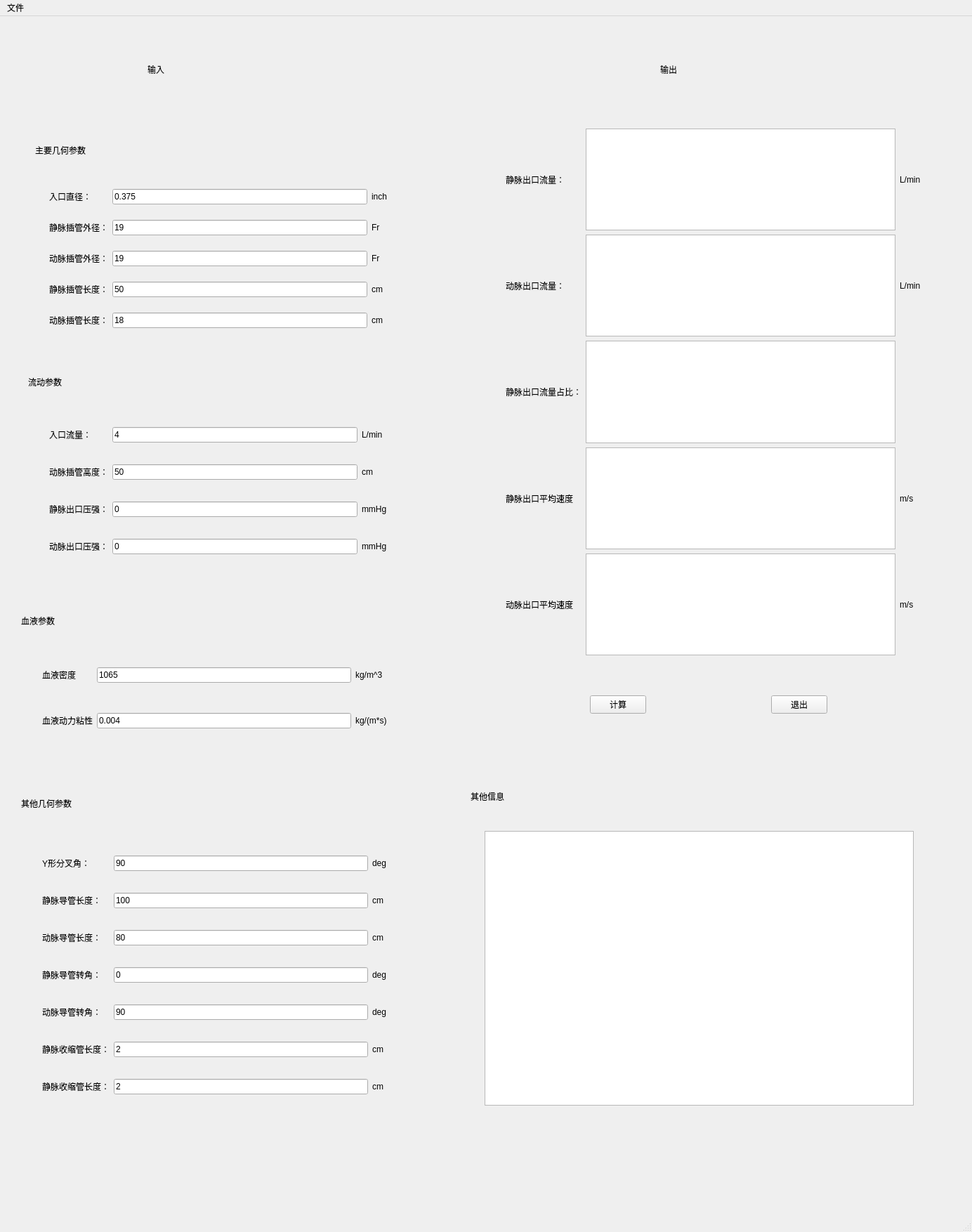
<?xml version="1.0" encoding="UTF-8"?>
<ui version="4.0">
 <class>MainWindow</class>
 <widget class="QMainWindow" name="MainWindow">
  <property name="geometry">
   <rect>
    <x>0</x>
    <y>0</y>
    <width>1384</width>
    <height>1754</height>
   </rect>
  </property>
  <property name="windowTitle">
   <string>MainWindow</string>
  </property>
  <widget class="QWidget" name="centralwidget">
   <widget class="QWidget" name="gridLayoutWidget">
    <property name="geometry">
     <rect>
      <x>70</x>
      <y>230</y>
      <width>481</width>
      <height>231</height>
     </rect>
    </property>
    <layout class="QGridLayout" name="gridLayout">
     <item row="0" column="0">
      <widget class="QLabel" name="label">
       <property name="text">
        <string>入口直径：</string>
       </property>
      </widget>
     </item>
     <item row="0" column="1">
      <widget class="QLineEdit" name="lineEdit">
       <property name="text">
        <string>0.375</string>
       </property>
      </widget>
     </item>
     <item row="0" column="2">
      <widget class="QLabel" name="label_9">
       <property name="text">
        <string>inch</string>
       </property>
      </widget>
     </item>
     <item row="5" column="0">
      <widget class="QLabel" name="label_15">
       <property name="text">
        <string>动脉插管长度：</string>
       </property>
      </widget>
     </item>
     <item row="3" column="2">
      <widget class="QLabel" name="label_13">
       <property name="text">
        <string>Fr</string>
       </property>
      </widget>
     </item>
     <item row="4" column="0">
      <widget class="QLabel" name="label_14">
       <property name="text">
        <string>静脉插管长度：</string>
       </property>
      </widget>
     </item>
     <item row="1" column="1">
      <widget class="QLineEdit" name="lineEdit_2">
       <property name="text">
        <string>19</string>
       </property>
      </widget>
     </item>
     <item row="3" column="0">
      <widget class="QLabel" name="label_12">
       <property name="text">
        <string>动脉插管外径：</string>
       </property>
      </widget>
     </item>
     <item row="1" column="0">
      <widget class="QLabel" name="label_10">
       <property name="text">
        <string>静脉插管外径：</string>
       </property>
      </widget>
     </item>
     <item row="1" column="2">
      <widget class="QLabel" name="label_11">
       <property name="text">
        <string>Fr</string>
       </property>
      </widget>
     </item>
     <item row="3" column="1">
      <widget class="QLineEdit" name="lineEdit_3">
       <property name="text">
        <string>19</string>
       </property>
      </widget>
     </item>
     <item row="4" column="1">
      <widget class="QLineEdit" name="lineEdit_4">
       <property name="text">
        <string>50</string>
       </property>
      </widget>
     </item>
     <item row="5" column="1">
      <widget class="QLineEdit" name="lineEdit_5">
       <property name="text">
        <string>18</string>
       </property>
      </widget>
     </item>
     <item row="4" column="2">
      <widget class="QLabel" name="label_16">
       <property name="text">
        <string>cm</string>
       </property>
      </widget>
     </item>
     <item row="5" column="2">
      <widget class="QLabel" name="label_17">
       <property name="text">
        <string>cm</string>
       </property>
      </widget>
     </item>
    </layout>
   </widget>
   <widget class="QLabel" name="label_2">
    <property name="geometry">
     <rect>
      <x>210</x>
      <y>30</y>
      <width>181</width>
      <height>91</height>
     </rect>
    </property>
    <property name="styleSheet">
     <string notr="true">font: 26pt &quot;楷体&quot;;</string>
    </property>
    <property name="text">
     <string>输入</string>
    </property>
   </widget>
   <widget class="QLabel" name="label_3">
    <property name="geometry">
     <rect>
      <x>940</x>
      <y>30</y>
      <width>181</width>
      <height>91</height>
     </rect>
    </property>
    <property name="styleSheet">
     <string notr="true">font: 26pt &quot;楷体&quot;;</string>
    </property>
    <property name="text">
     <string>输出</string>
    </property>
   </widget>
   <widget class="QLabel" name="label_4">
    <property name="geometry">
     <rect>
      <x>50</x>
      <y>150</y>
      <width>321</width>
      <height>81</height>
     </rect>
    </property>
    <property name="styleSheet">
     <string notr="true">font: 18pt &quot;Adobe Devanagari&quot;;</string>
    </property>
    <property name="text">
     <string>主要几何参数</string>
    </property>
   </widget>
   <widget class="QLabel" name="label_5">
    <property name="geometry">
     <rect>
      <x>40</x>
      <y>480</y>
      <width>321</width>
      <height>81</height>
     </rect>
    </property>
    <property name="styleSheet">
     <string notr="true">font: 18pt &quot;Adobe Devanagari&quot;;</string>
    </property>
    <property name="text">
     <string>流动参数</string>
    </property>
   </widget>
   <widget class="QLabel" name="label_6">
    <property name="geometry">
     <rect>
      <x>30</x>
      <y>820</y>
      <width>321</width>
      <height>81</height>
     </rect>
    </property>
    <property name="styleSheet">
     <string notr="true">font: 18pt &quot;Adobe Devanagari&quot;;</string>
    </property>
    <property name="text">
     <string>血液参数</string>
    </property>
   </widget>
   <widget class="QLabel" name="label_7">
    <property name="geometry">
     <rect>
      <x>30</x>
      <y>1080</y>
      <width>321</width>
      <height>81</height>
     </rect>
    </property>
    <property name="styleSheet">
     <string notr="true">font: 18pt &quot;Adobe Devanagari&quot;;</string>
    </property>
    <property name="text">
     <string>其他几何参数</string>
    </property>
   </widget>
   <widget class="QWidget" name="gridLayoutWidget_2">
    <property name="geometry">
     <rect>
      <x>70</x>
      <y>560</y>
      <width>481</width>
      <height>231</height>
     </rect>
    </property>
    <layout class="QGridLayout" name="gridLayout_2">
     <item row="4" column="1">
      <widget class="QLineEdit" name="lineEdit_9">
       <property name="text">
        <string>0</string>
       </property>
      </widget>
     </item>
     <item row="4" column="2">
      <widget class="QLabel" name="label_26">
       <property name="text">
        <string>mmHg</string>
       </property>
      </widget>
     </item>
     <item row="1" column="1">
      <widget class="QLineEdit" name="lineEdit_7">
       <property name="text">
        <string>50</string>
       </property>
      </widget>
     </item>
     <item row="1" column="0">
      <widget class="QLabel" name="label_24">
       <property name="text">
        <string>动脉插管高度：</string>
       </property>
      </widget>
     </item>
     <item row="0" column="1">
      <widget class="QLineEdit" name="lineEdit_6">
       <property name="text">
        <string>4</string>
       </property>
      </widget>
     </item>
     <item row="0" column="0">
      <widget class="QLabel" name="label_18">
       <property name="text">
        <string>入口流量：</string>
       </property>
      </widget>
     </item>
     <item row="3" column="0">
      <widget class="QLabel" name="label_23">
       <property name="text">
        <string>静脉出口压强：</string>
       </property>
      </widget>
     </item>
     <item row="1" column="2">
      <widget class="QLabel" name="label_25">
       <property name="text">
        <string>cm</string>
       </property>
      </widget>
     </item>
     <item row="4" column="0">
      <widget class="QLabel" name="label_22">
       <property name="text">
        <string>动脉出口压强：</string>
       </property>
      </widget>
     </item>
     <item row="0" column="2">
      <widget class="QLabel" name="label_19">
       <property name="text">
        <string>L/min</string>
       </property>
      </widget>
     </item>
     <item row="3" column="1">
      <widget class="QLineEdit" name="lineEdit_8">
       <property name="text">
        <string>0</string>
       </property>
      </widget>
     </item>
     <item row="3" column="2">
      <widget class="QLabel" name="label_21">
       <property name="text">
        <string>mmHg</string>
       </property>
      </widget>
     </item>
    </layout>
   </widget>
   <widget class="QWidget" name="gridLayoutWidget_3">
    <property name="geometry">
     <rect>
      <x>60</x>
      <y>890</y>
      <width>491</width>
      <height>161</height>
     </rect>
    </property>
    <layout class="QGridLayout" name="gridLayout_3">
     <item row="1" column="2">
      <widget class="QLabel" name="label_30">
       <property name="text">
        <string>kg/(m*s)</string>
       </property>
      </widget>
     </item>
     <item row="0" column="1">
      <widget class="QLineEdit" name="lineEdit_10">
       <property name="text">
        <string>1065</string>
       </property>
      </widget>
     </item>
     <item row="1" column="1">
      <widget class="QLineEdit" name="lineEdit_11">
       <property name="text">
        <string>0.004</string>
       </property>
      </widget>
     </item>
     <item row="1" column="0">
      <widget class="QLabel" name="label_28">
       <property name="text">
        <string>血液动力粘性</string>
       </property>
      </widget>
     </item>
     <item row="0" column="0">
      <widget class="QLabel" name="label_20">
       <property name="text">
        <string>血液密度</string>
       </property>
      </widget>
     </item>
     <item row="0" column="2">
      <widget class="QLabel" name="label_32">
       <property name="text">
        <string>kg/m^3</string>
       </property>
      </widget>
     </item>
    </layout>
   </widget>
   <widget class="QWidget" name="gridLayoutWidget_4">
    <property name="geometry">
     <rect>
      <x>60</x>
      <y>1170</y>
      <width>491</width>
      <height>391</height>
     </rect>
    </property>
    <layout class="QGridLayout" name="gridLayout_4">
     <item row="6" column="0">
      <widget class="QLabel" name="label_8">
       <property name="text">
        <string>静脉收缩管长度：</string>
       </property>
      </widget>
     </item>
     <item row="6" column="2">
      <widget class="QLabel" name="label_40">
       <property name="text">
        <string>cm</string>
       </property>
      </widget>
     </item>
     <item row="6" column="1">
      <widget class="QLineEdit" name="lineEdit_17">
       <property name="text">
        <string>2</string>
       </property>
      </widget>
     </item>
     <item row="0" column="0">
      <widget class="QLabel" name="label_27">
       <property name="text">
        <string>Y形分叉角：</string>
       </property>
      </widget>
     </item>
     <item row="0" column="1">
      <widget class="QLineEdit" name="lineEdit_12">
       <property name="text">
        <string>90</string>
       </property>
      </widget>
     </item>
     <item row="0" column="2">
      <widget class="QLabel" name="label_29">
       <property name="text">
        <string>deg</string>
       </property>
      </widget>
     </item>
     <item row="5" column="0">
      <widget class="QLabel" name="label_31">
       <property name="text">
        <string>动脉导管转角：</string>
       </property>
      </widget>
     </item>
     <item row="3" column="2">
      <widget class="QLabel" name="label_33">
       <property name="text">
        <string>cm</string>
       </property>
      </widget>
     </item>
     <item row="4" column="0">
      <widget class="QLabel" name="label_34">
       <property name="text">
        <string>静脉导管转角：</string>
       </property>
      </widget>
     </item>
     <item row="1" column="1">
      <widget class="QLineEdit" name="lineEdit_13">
       <property name="text">
        <string>100</string>
       </property>
      </widget>
     </item>
     <item row="5" column="2">
      <widget class="QLabel" name="label_39">
       <property name="text">
        <string>deg</string>
       </property>
      </widget>
     </item>
     <item row="3" column="0">
      <widget class="QLabel" name="label_35">
       <property name="text">
        <string>动脉导管长度：</string>
       </property>
      </widget>
     </item>
     <item row="1" column="0">
      <widget class="QLabel" name="label_36">
       <property name="text">
        <string>静脉导管长度：</string>
       </property>
      </widget>
     </item>
     <item row="1" column="2">
      <widget class="QLabel" name="label_37">
       <property name="text">
        <string>cm</string>
       </property>
      </widget>
     </item>
     <item row="4" column="1">
      <widget class="QLineEdit" name="lineEdit_15">
       <property name="text">
        <string>0</string>
       </property>
      </widget>
     </item>
     <item row="4" column="2">
      <widget class="QLabel" name="label_38">
       <property name="text">
        <string>deg</string>
       </property>
      </widget>
     </item>
     <item row="5" column="1">
      <widget class="QLineEdit" name="lineEdit_16">
       <property name="text">
        <string>90</string>
       </property>
      </widget>
     </item>
     <item row="3" column="1">
      <widget class="QLineEdit" name="lineEdit_14">
       <property name="text">
        <string>80</string>
       </property>
      </widget>
     </item>
     <item row="7" column="0">
      <widget class="QLabel" name="label_41">
       <property name="text">
        <string>静脉收缩管长度：</string>
       </property>
      </widget>
     </item>
     <item row="7" column="1">
      <widget class="QLineEdit" name="lineEdit_18">
       <property name="text">
        <string>2</string>
       </property>
      </widget>
     </item>
     <item row="7" column="2">
      <widget class="QLabel" name="label_42">
       <property name="text">
        <string>cm</string>
       </property>
      </widget>
     </item>
    </layout>
   </widget>
   <widget class="QWidget" name="gridLayoutWidget_5">
    <property name="geometry">
     <rect>
      <x>720</x>
      <y>160</y>
      <width>591</width>
      <height>750</height>
     </rect>
    </property>
    <layout class="QGridLayout" name="gridLayout_5">
     <item row="2" column="1">
      <widget class="QTextBrowser" name="textBrowser_3"/>
     </item>
     <item row="0" column="0">
      <widget class="QLabel" name="label_43">
       <property name="text">
        <string>静脉出口流量：</string>
       </property>
      </widget>
     </item>
     <item row="1" column="2">
      <widget class="QLabel" name="label_46">
       <property name="text">
        <string>L/min</string>
       </property>
      </widget>
     </item>
     <item row="0" column="1">
      <widget class="QTextBrowser" name="textBrowser"/>
     </item>
     <item row="0" column="2">
      <widget class="QLabel" name="label_44">
       <property name="text">
        <string>L/min</string>
       </property>
      </widget>
     </item>
     <item row="1" column="0">
      <widget class="QLabel" name="label_45">
       <property name="text">
        <string>动脉出口流量：</string>
       </property>
      </widget>
     </item>
     <item row="2" column="0">
      <widget class="QLabel" name="label_47">
       <property name="text">
        <string>静脉出口流量占比：</string>
       </property>
      </widget>
     </item>
     <item row="1" column="1">
      <widget class="QTextBrowser" name="textBrowser_2"/>
     </item>
     <item row="3" column="1">
      <widget class="QTextBrowser" name="textBrowser_5"/>
     </item>
     <item row="3" column="2">
      <widget class="QLabel" name="label_50">
       <property name="text">
        <string>m/s</string>
       </property>
      </widget>
     </item>
     <item row="3" column="0">
      <widget class="QLabel" name="label_49">
       <property name="text">
        <string>静脉出口平均速度</string>
       </property>
      </widget>
     </item>
     <item row="4" column="0">
      <widget class="QLabel" name="label_51">
       <property name="text">
        <string>动脉出口平均速度</string>
       </property>
      </widget>
     </item>
     <item row="4" column="1">
      <widget class="QTextBrowser" name="textBrowser_6"/>
     </item>
     <item row="4" column="2">
      <widget class="QLabel" name="label_52">
       <property name="text">
        <string>m/s</string>
       </property>
      </widget>
     </item>
    </layout>
   </widget>
   <widget class="QLabel" name="label_48">
    <property name="geometry">
     <rect>
      <x>670</x>
      <y>1070</y>
      <width>321</width>
      <height>81</height>
     </rect>
    </property>
    <property name="styleSheet">
     <string notr="true">font: 18pt &quot;Adobe Devanagari&quot;;</string>
    </property>
    <property name="text">
     <string>其他信息</string>
    </property>
   </widget>
   <widget class="QTextBrowser" name="textBrowser_4">
    <property name="geometry">
     <rect>
      <x>690</x>
      <y>1160</y>
      <width>611</width>
      <height>391</height>
     </rect>
    </property>
   </widget>
   <widget class="QWidget" name="horizontalLayoutWidget">
    <property name="geometry">
     <rect>
      <x>840</x>
      <y>940</y>
      <width>338</width>
      <height>81</height>
     </rect>
    </property>
    <layout class="QHBoxLayout" name="horizontalLayout">
     <item>
      <widget class="QPushButton" name="pushButton">
       <property name="styleSheet">
        <string notr="true">font: 18pt &quot;Adobe Devanagari&quot;;</string>
       </property>
       <property name="text">
        <string>计算</string>
       </property>
      </widget>
     </item>
     <item>
      <spacer name="horizontalSpacer_2">
       <property name="orientation">
        <enum>Qt::Horizontal</enum>
       </property>
       <property name="sizeHint" stdset="0">
        <size>
         <width>40</width>
         <height>20</height>
        </size>
       </property>
      </spacer>
     </item>
     <item>
      <spacer name="horizontalSpacer">
       <property name="orientation">
        <enum>Qt::Horizontal</enum>
       </property>
       <property name="sizeHint" stdset="0">
        <size>
         <width>40</width>
         <height>20</height>
        </size>
       </property>
      </spacer>
     </item>
     <item>
      <widget class="QPushButton" name="pushButton_2">
       <property name="styleSheet">
        <string notr="true">font: 18pt &quot;Adobe Devanagari&quot;;</string>
       </property>
       <property name="text">
        <string>退出</string>
       </property>
      </widget>
     </item>
    </layout>
   </widget>
   <widget class="QLabel" name="label_53">
    <property name="geometry">
     <rect>
      <x>1680</x>
      <y>20</y>
      <width>361</width>
      <height>121</height>
     </rect>
    </property>
    <property name="styleSheet">
     <string notr="true">font: 26pt &quot;楷体&quot;;</string>
    </property>
    <property name="text">
     <string>可视化处理</string>
    </property>
   </widget>
   <widget class="QWidget" name="widget" native="true">
    <property name="geometry">
     <rect>
      <x>1450</x>
      <y>200</y>
      <width>861</width>
      <height>551</height>
     </rect>
    </property>
    <widget class="QGroupBox" name="groupBox">
     <property name="geometry">
      <rect>
       <x>20</x>
       <y>10</y>
       <width>811</width>
       <height>521</height>
      </rect>
     </property>
     <property name="title">
      <string>图片</string>
     </property>
    </widget>
   </widget>
  </widget>
  <widget class="QMenuBar" name="menubar">
   <property name="geometry">
    <rect>
     <x>0</x>
     <y>0</y>
     <width>1384</width>
     <height>37</height>
    </rect>
   </property>
   <widget class="QMenu" name="menu">
    <property name="title">
     <string>文件</string>
    </property>
    <addaction name="actionExit"/>
   </widget>
   <addaction name="menu"/>
  </widget>
  <widget class="QStatusBar" name="statusbar"/>
  <action name="actionImport">
   <property name="text">
    <string>Import</string>
   </property>
  </action>
  <action name="actionExport">
   <property name="text">
    <string>Export</string>
   </property>
  </action>
  <action name="actionExit">
   <property name="text">
    <string>Exit</string>
   </property>
  </action>
  <action name="action">
   <property name="text">
    <string>计算流量分配</string>
   </property>
  </action>
  <action name="action_2">
   <property name="text">
    <string>计算插管尺寸</string>
   </property>
  </action>
 </widget>
 <tabstops>
  <tabstop>lineEdit</tabstop>
  <tabstop>lineEdit_2</tabstop>
  <tabstop>lineEdit_3</tabstop>
  <tabstop>lineEdit_4</tabstop>
  <tabstop>lineEdit_5</tabstop>
  <tabstop>lineEdit_6</tabstop>
  <tabstop>lineEdit_7</tabstop>
  <tabstop>lineEdit_8</tabstop>
  <tabstop>lineEdit_9</tabstop>
  <tabstop>lineEdit_10</tabstop>
  <tabstop>lineEdit_11</tabstop>
  <tabstop>lineEdit_12</tabstop>
  <tabstop>lineEdit_13</tabstop>
  <tabstop>lineEdit_14</tabstop>
  <tabstop>lineEdit_15</tabstop>
  <tabstop>lineEdit_16</tabstop>
  <tabstop>lineEdit_17</tabstop>
  <tabstop>lineEdit_18</tabstop>
  <tabstop>textBrowser</tabstop>
  <tabstop>textBrowser_2</tabstop>
  <tabstop>textBrowser_3</tabstop>
  <tabstop>pushButton</tabstop>
  <tabstop>pushButton_2</tabstop>
  <tabstop>textBrowser_4</tabstop>
 </tabstops>
 <resources/>
 <connections/>
</ui>
